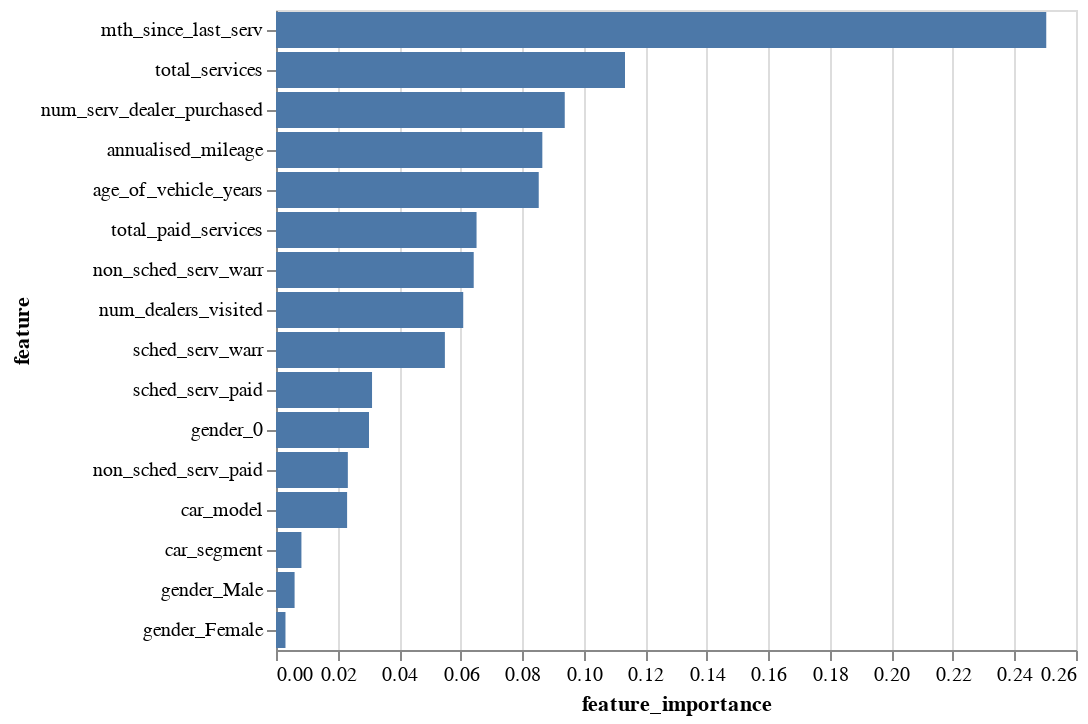

Notebook code for this chart:
### Markdown cell above
**[8.5]** We can visualise this information on a graph

### Code cell
import altair as alt

alt.Chart(feat_imp_rf_df).mark_bar().encode(
    x='feature_importance',
    y=alt.Y("feature", sort='-x'),
    tooltip=['feature','feature_importance'])

### Figure 1 — Vega-Lite specification as saved in the notebook (floating-point values rounded to 4 significant figures)
{"config": {"view": {"continuousWidth": 400, "continuousHeight": 300}}, "data": {"name": "data-6332b206a3e937b5fda221ae3ddb7e9c"}, "mark": "bar", "encoding": {"tooltip": [{"field": "feature", "type": "nominal"}, {"field": "feature_importance", "type": "quantitative"}], "x": {"field": "feature_importance", "type": "quantitative"}, "y": {"field": "feature", "sort": "-x", "type": "nominal"}}, "$schema": "https://vega.github.io/schema/vega-lite/v4.17.0.json", "datasets": {"data-6332b206a3e937b5fda221ae3ddb7e9c": [{"feature": "mth_since_last_serv", "feature_importance": 0.2503}, {"feature": "total_services", "feature_importance": 0.1134}, {"feature": "num_serv_dealer_purchased", "feature_importance": 0.09384}, {"feature": "annualised_mileage", "feature_importance": 0.08656}, {"feature": "age_of_vehicle_years", "feature_importance": 0.08539}, {"feature": "total_paid_services", "feature_importance": 0.06518}, {"feature": "non_sched_serv_warr", "feature_importance": 0.06426}, {"feature": "num_dealers_visited", "feature_importance": 0.06085}, {"feature": "sched_serv_warr", "feature_importance": 0.05489}, {"feature": "sched_serv_paid", "feature_importance": 0.03121}, {"feature": "gender_0", "feature_importance": 0.03023}, {"feature": "non_sched_serv_paid", "feature_importance": 0.02335}, {"feature": "car_model", "feature_importance": 0.02311}, {"feature": "car_segment", "feature_importance": 0.008262}, {"feature": "gender_Male", "feature_importance": 0.006041}, {"feature": "gender_Female", "feature_importance": 0.003079}]}}
